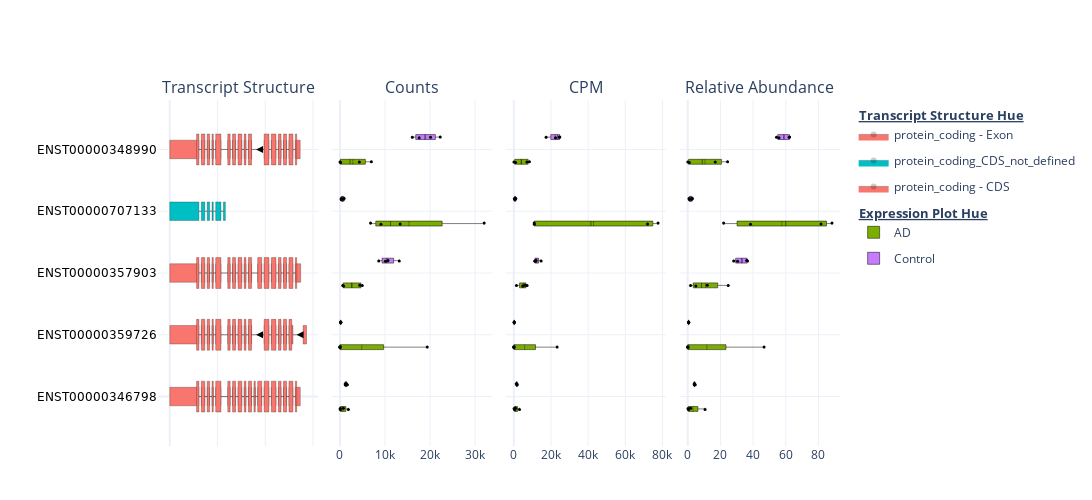

Notebook source saved alongside this figure:
### Code cell
## Path to your ENSEMBL GTF file, counts matrix file, and metadata file
ensembl_gtf_path = "../dash_apps/RNApysoforms/tests/test_data/Homo_sapiens_chr21_and_Y.GRCh38.110.gtf"
counts_matrix_path = "../dash_apps/RNApysoforms/tests/test_data/counts_matrix_chr21_and_Y.tsv"
metadata_path = "../dash_apps/RNApysoforms/tests/test_data/sample_metadata.tsv"


## Read ENSEMBL GTF and counts matrix with metadata and normalizations
annotation = RNApy.read_ensembl_gtf(ensembl_gtf_path)
counts_matrix = RNApy.read_expression_matrix(expression_matrix_path=counts_matrix_path,
                                          metadata_path=metadata_path,
                                           cpm_normalization=True, relative_abundance=True)


## Filter APP gene and do not filter RNA isoforms by expression
app_annotation, app_counts_matrix = RNApy.gene_filtering(annotation=annotation, expression_matrix=counts_matrix, target_gene="APP",
                                                        order_by_expression=True, keep_top_expressed_transcripts=5, 
                                                        order_by_expression_column="counts")


# Rescale introns
app_annotation = RNApy.shorten_gaps(app_annotation)

"""
Add separate transcript biotype label to CDS regions and exon regions in
protein coding transcripts so that they can be isolated when interacting with the
plotly plots. 
"""
app_annotation = app_annotation.with_columns(
    pl.when(pl.col("type") == "CDS")
    .then(pl.lit("protein_coding - CDS"))
    .when((pl.col("type") == "exon") & (pl.col("transcript_biotype") == "protein_coding"))
    .then(pl.lit("protein_coding - Exon"))
    .otherwise(pl.col("transcript_biotype"))
    .alias("transcript_biotype")
)



# Define a mapping from transcript_biotype to colors
biotype_colors = {
    'protein_coding - Exon': '#F8766D',
    'protein_coding - CDS': '#F8766D',
    'protein_coding_CDS_not_defined': '#00BFC4'
}

# Define a mapping for "AD Status" from expression matrix
ad_status_colors = {
    'AD': '#7CAE00',
    'Control': '#C77CFF',
}



"""
Create traces, notice the `annotation_color_map` and the
`expression_color_map` being passed to define the color maps for the different
values contained in the `expression_hue` column from the expression matrix and 
the `annotation_hue` column from the annotation. This can be applied to ensure
that your plot always has the same colors associated with the same
`annotation_hue` and `expression_hue` values.
"""
traces = RNApy.make_traces(annotation=app_annotation,  expression_matrix=app_counts_matrix, 
                        x_start="rescaled_start", x_end="rescaled_end",
                         y='transcript_id', annotation_hue="transcript_biotype",
                         hover_start="start", hover_end="end",
                         expression_columns=["counts", "CPM", "relative_abundance"],
                         expression_hue="AD status", marker_size=3, arrow_size=7,
                         annotation_color_map=biotype_colors,
                         expression_color_map=ad_status_colors)

## Put traces into a figure
fig = RNApy.make_plot(traces=traces, subplot_titles=["Transcript Structure", "Counts", "CPM", "Relative Abundance"], 
                   width=1200, height=500)

## Show figure
fig.show()
